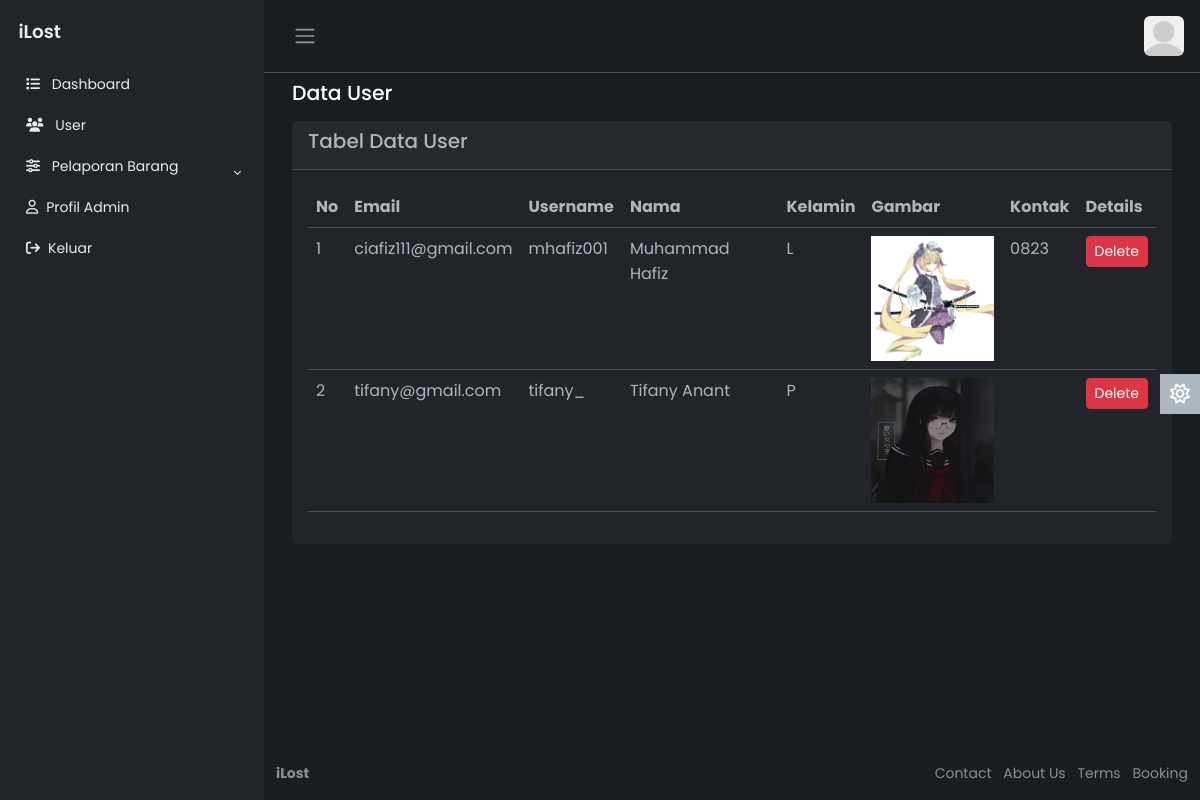
Page /admin/useradmin.php?email=ciafiz111@gmail.com on the committed database.
### tables this page shows
CREATE TABLE `user` (
  `email` varchar(40) NOT NULL,
  `username` varchar(40) DEFAULT NULL,
  `nama` varchar(45) DEFAULT NULL,
  `kelamin` char(1) DEFAULT NULL,
  `password` varchar(255) NOT NULL,
  `gambar` varchar(255) NOT NULL,
  `kontak` varchar(15) DEFAULT NULL
);

### admin/useradmin.php (the view, shortened to what this page needs)
<?php
include('config.php');
$querySelect = "SELECT * FROM user";
$resultSelect = mysqli_query($koneksi, $querySelect);
?>
<!DOCTYPE html>
<html lang="en" data-bs-theme="dark">
<head>
    <link rel="stylesheet" href="https://cdn.jsdelivr.net/npm/bootstrap@5.3.0-alpha2/dist/css/bootstrap.min.css">
    <link rel="stylesheet" href="css/style.css">
</head>
<body>
    <div class="wrapper">
        <?php include "../template/navbar-admin.php"; ?>
        <div class="main">
            <nav class="navbar navbar-expand px-3 border-bottom">
                <button class="btn" id="sidebar-toggle" type="button">
                    <span class="navbar-toggler-icon"></span>
                </button>
                <div class="navbar-collapse navbar">
                    <ul class="navbar-nav">
                        <li class="nav-item dropdown">
                            <a href="#" data-bs-toggle="dropdown" class="nav-icon pe-md-0">
                                <?php
                                $fetch = null;
                                if ($fetch['image'] == null) {
                                    echo '<img src="image/default-avatar.png" class="avatar img-fluid rounded" alt="">';
                                } else {
                                    echo '<img src="uploaded_img/' . $fetch['image'] . '" class="avatar img-fluid rounded" alt="">';
                                }
                                ?>
                            </a>
                        </li>
                    </ul>
                </div>
            </nav>
            <main class="content px-3 py-2">
                <div class="container-fluid">
                    <div class="mb-3">
                        <h4>Data User</h4>
                    </div>
                    <div class="card border-0">
                        <div class="card-header">
                            <h5 class="card-title">
                                Tabel Data User
                            </h5>
                        </div>
                        <div class="card-body">
                            <table class="table">
                                <thead>
                                    <tr>
                                        <th scope="col">No</th>
                                        <th scope="col">Email</th>
                                        <th scope="col">Username</th>
                                        <th scope="col">Nama</th>
                                        <th scope="col">Kelamin</th>
                                        <th scope="col">Gambar</th>
                                        <th scope="col">Kontak</th>
                                        <th scope="col">Details</th>
                                    </tr>
                                </thead>
                                <tbody>
                                    <?php
                                    $no = 1;
                                    while ($row = mysqli_fetch_assoc($resultSelect)) {
                                        echo "<tr>";
                                        echo "<td>" . $no . "</td>";
                                        echo "<td>" . $row['email'] . "</td>";
                                        echo "<td>" . $row['username'] . "</td>";
                                        echo "<td>" . $row['nama'] . "</td>";
                                        echo "<td>" . $row['kelamin'] . "</td>";
                                        echo "<td><img src='/" . basename(dirname(__DIR__)) . "/dist/img/users/" . $row['gambar'] . "' class='img-fluid ' style='width: 125px; height: 125px;' alt=''/></td>";
                                        echo "<td>" . $row['kontak'] . "</td>";
                                        echo "<td><a href='useradmin.php?email=" . $row['email'] . "' class='btn btn-danger btn-sm'>Delete</a></td>";
                                        echo "</tr>";
                                    $no++;
                                    }
                                    ?>
                                </tbody>
                            </table>
                        </div>
                    </div>
                </div>
            </main>
            <a href="#" class="theme-toggle">
                <i class="fa-regular fa-sun"></i>
            </a>
            <footer class="footer">
                <div class="container-fluid">
                    <div class="row text-muted">
                        <div class="col-6 text-start">
                            <p class="mb-0">
                                <a href="#" class="text-muted">
                                    <strong>iLost</strong>
                                </a>
                            </p>
                        </div>
                        <div class="col-6 text-end">
                            <ul class="list-inline">
                                <li class="list-inline-item">
                                    <a href="#" class="text-muted">Contact</a>
                                </li>
                                <li class="list-inline-item">
                                    <a href="#" class="text-muted">About Us</a>
                                </li>
                                <li class="list-inline-item">
                                    <a href="#" class="text-muted">Terms</a>
                                </li>
                                <li class="list-inline-item">
                                    <a href="#" class="text-muted">Booking</a>
                                </li>
                            </ul>
                        </div>
                    </div>
                </div>
            </footer>
        </div>
    </div>
</body>
</html>

### admin/css/style.css (style rules this page uses)
body { font-family: 'Poppins', sans-serif; font-size: 0.875rem; opacity: 1; overflow-y: scroll; margin: 0; }
a { cursor: pointer; text-decoration: none; font-family: 'Poppins', sans-serif; }
li { list-style: none; }
h4 { font-family: 'Poppins', sans-serif; font-size: 1.275rem; color: var(--bs-emphasis-color); }
.wrapper { align-items: stretch; display: flex; width: 100%; }
.main { display: flex; flex-direction: column; min-height: 100vh; min-width: 0; overflow: hidden; transition: all 0.35s ease-in-out; width: 100%; background: var(--bs-dark-bg-subtle); }
.avatar { height: 40px; width: 40px; }
.navbar-expand .navbar-nav { margin-left: auto; }
.content { flex: 1; max-width: 100vw; width: 100vw; }
@media (min-width:768px) { .content { max-width: auto; width: auto; } }
.card { box-shadow: 0 0 .875rem 0 rgba(34, 46, 60, .05); margin-bottom: 24px; }
.theme-toggle { position: fixed; top: 50%; transform: translateY(-65%); text-align: center; z-index: 10; right: 0; left: auto; border: none; background-color: var(--bs-body-color); }
html[data-bs-theme="dark"] .theme-toggle .fa-sun, html[data-bs-theme="light"] .theme-toggle .fa-moon { cursor: pointer; padding: 10px; display: block; font-size: 1.25rem; color: #FFF; }

### rows in the picture
user: email "ciafiz111@gmail.com", username "mhafiz001", nama "Muhammad Hafiz", kelamin "L", gambar (picture), kontak "0823"
user: email "tifany@gmail.com", username "tifany_", nama "Tifany Anant", kelamin "P", gambar (picture)
